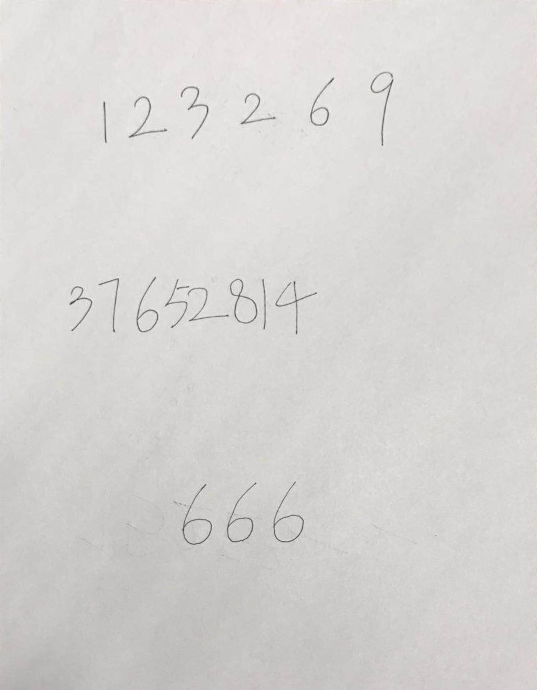
%> input picture 手写数字识别/out.png, 537 x 690 px
$ octave --eval "partition;"   (GNU Octave 9; MATLAB toolbox functions it lacks are replaced by stand-ins)
%> lines starting %> are read from the running program, lines starting %| are printed output that depends on the picture; in (x1, y1, x2, y2) boxes, pixels count from 0 and x2, y2 are one past the last pixel; in counts of white or black regions, pixels touching at a corner belong together; the program's own positions count from 1
function [] = partition()
input = imread('out.png');
%> input is the input picture: size 690x537x3 uint8; mean R, G, B 214.2, 212.7, 210.8
%figure;imshow(input);
bw = rgb2gray(input);
%边缘/轮廓检测
%t = edge(bw);
t = im2bw(bw,0.68);
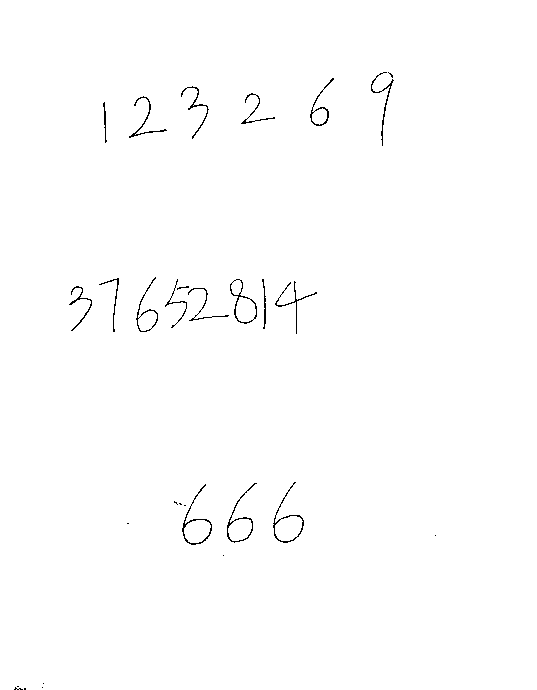
%> t: size 690x537 logical; 99.4% white; black in thin lines or dots, all inside (x1, y1, x2, y2) = (14, 72, 436, 690)
%figure;imshow(t);

%膨胀处理
B=strel('disk',1);
im2 = imclose(1-t,B);
%figure;imshow(im2);


%保存每个线条的所在矩形区域位置
x=zeros(1,length(B));
y=zeros(1,length(B));
width=zeros(1,length(B));
height=zeros(1,length(B));
index = 1;

%轮廓检测
B = bwboundaries(im2,'noholes');
%> B = 28 boundaries; largest, box (x1, y1, x2, y2) and points: (275, 281, 317, 334) 222, (371, 72, 394, 146) 209, (129, 96, 167, 138) 174, (188, 288, 229, 321) 172, (181, 86, 209, 139) 170
figure;imshow(input); hold on;

%描绘每个线条所在的矩形区域
for k=1:length(B)
   boundary = B{k};
   %显示每个线条的轮廓，需要把上面的imshow(input)改为imshow(im2)
   plot(boundary(:,2), boundary(:,1), 'g', 'LineWidth', 2);
   x(1,index)=min(boundary(:,2));
   y(1,index) = min(boundary(:,1));
   width(1,index)=max(boundary(:,2))-min(boundary(:,2));
   height(1,index)=max(boundary(:,1))-min(boundary(:,1));

   if width(1,index)*height(1,index)>100
        rectangle('Position',[x(1,index),y(1,index),width(1,index),height(1,index)],'edgecolor','r');
        index = index+1;
   end
end
%> this loop made 28 passes
%> boundary on passes 2, 3, 4, 8, 13, 16, 18, 28: [689 25; 689 26; 690 26; 690 25; 689 25], [688 43; 688 43], [684 44; 684 44], [524 128; 524 129; 524 128], [504 180; 504 181; 505 182; 505 181; 504 180], [506 185; 506 186; 506 185], [556 224; 556 224], [536 436; 536 436]
%> after the loop, height = 18 values, max 73 at index 17, min 0 at index 18, mean 46.56; width = 18 values, max 41 at index 15, min 0 at index 18, mean 23.78; x = 18 values from 70 to 436; y = 18 values, max 536 at index 18, min 73 at index 17, mean 265.3
hold off

%根据矩形区域位置裁剪出每个线条
for k=1:index-1
   g = imcrop(input, [x(1,k),y(1,k),width(1,k),height(1,k)]);
   %figure;imshow(g);
   c = strcat('Picture\\',num2str(k),'.png');
   g = im2bw(255-g,0.39);
   %figure;imshow(g);
   g = 1-process(g);
   %figure;imshow(g);
   imwrite(g,c);
end
%> this loop made 17 passes
%> (c, height in process, width in process, a in process) on passes 1 to 12: ('Picture\\1.png', 45, 23, 45), ('Picture\\2.png', 54, 20, 54), ('Picture\\3.png', 41, 4, 41), ('Picture\\4.png', 42, 38, 42), ('Picture\\5.png', 55, 22, 55), ('Picture\\6.png', 49, 24, 49), ('Picture\\7.png', 53, 28, 53), ('Picture\\8.png', 61, 30, 61), ('Picture\\9.png', 33, 41, 41), ('Picture\\10.png', 60, 30, 60), ('Picture\\11.png', 45, 27, 45), ('Picture\\12.png', 31, 34, 34)
%> pass 1, in partition, `g = imcrop(input, [x(1,k),y(1,k),width(1,k),height(1,k)]);`:
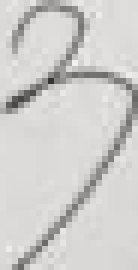
%> g: size 45x23x3 uint8 (shown 6 times larger); mean R, G, B 207.1, 206.1, 204.1
%> pass 1, in partition, `g = im2bw(255-g,0.39);`:
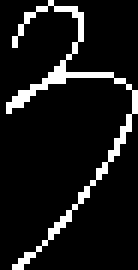
%> g: size 45x23 logical (shown 6 times larger); 9.5% white in thin lines or dots
%> pass 1, in process, `temp=imdilate(temp,B);`:
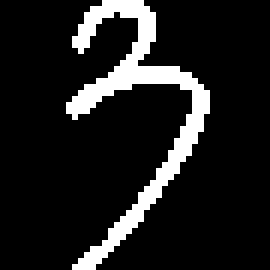
%> temp: size 45x45 double (shown 6 times larger); values 0 (black) and 1 (white), 12.1% white in thin lines or dots, all inside (x1, y1, x2, y2) = (11, 0, 35, 45)
%> `partition;`:
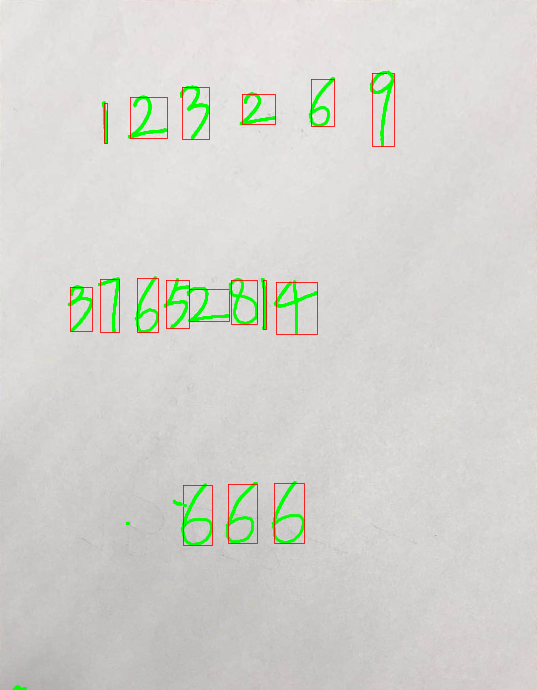
%> figure redrawn from the program's plot data

end
%预处理图像，将每个数字的图像设为28*28，为了让图像比较中心对齐并保持原长宽比
%       先将图像补为正方形再缩小为22*22，然后对图像四周补0至28*28
%       由于图像较细，先对线条膨胀并闭操作，且mnist数据集中的数字比较歪
%       先将图像倾斜一定角度预测效果更好
function [output]= process(input)
    [height,width] = size(input);
    a = max(height, width);
    temp = zeros(a,a);
    for i=1:height
        for j=1:width
            temp(i,int32(j+a/2-width/2)) = input(i,j);
        end
    end
    B=strel('disk',1);
    %output=imclose(output,B);
    temp=imdilate(temp,B);
    %figure,imshow(output);
    temp=imclose(temp,B);
    %figure;imshow(temp);
    temp = imresize(temp,[22 22]);
    output = zeros(28,28);
    output(4:25,4:25) = temp(:,:);
    output = imrotate(output,-10,'bicubic','crop');
end
